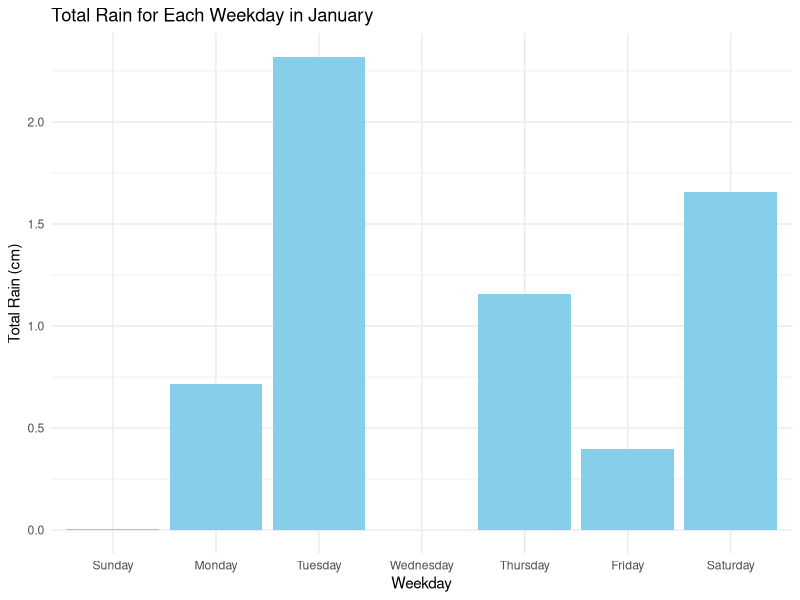
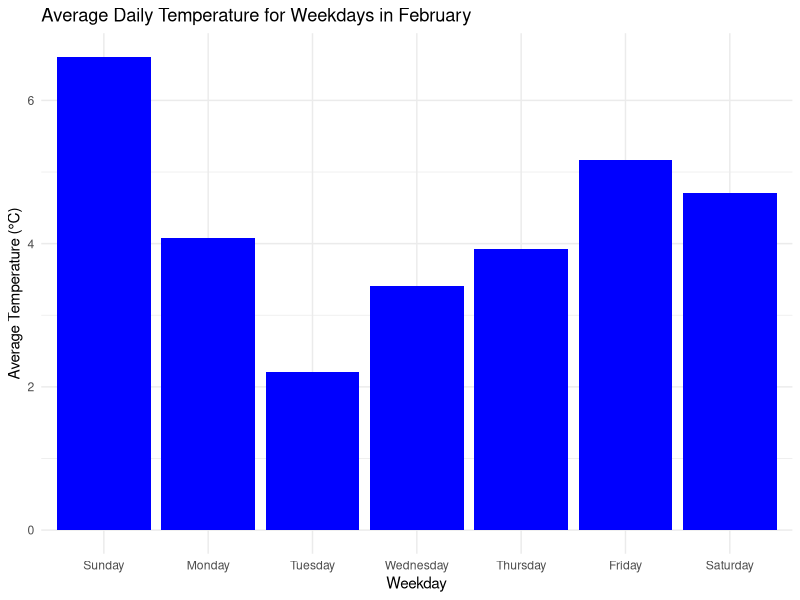
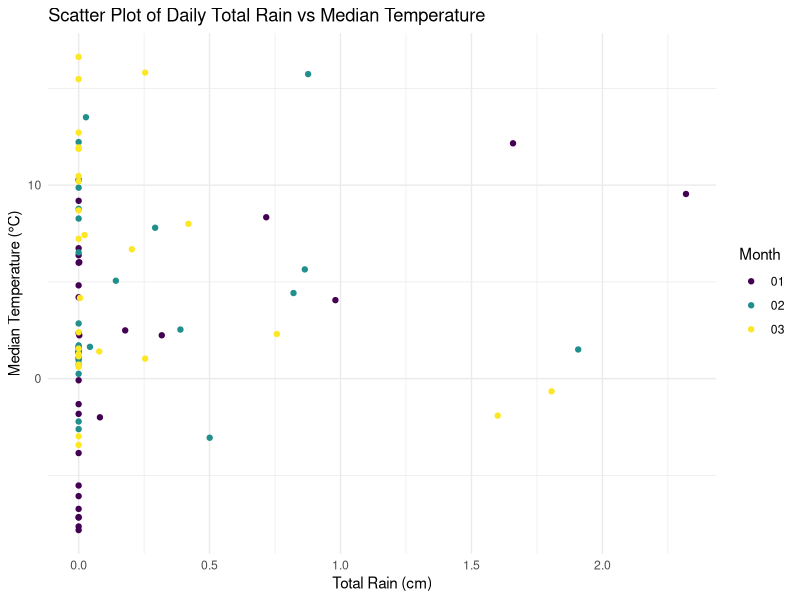

Write the R code that produced these figures, in order. (Note: this script raises an error after producing the figures.)
## ---- chunk 1

library(tidyverse)
library(dplyr)
library(lubridate)

url <- "https://docs.google.com/spreadsheets/d/1Mk1YGH9LqjF7drJE-td1G_JkdADOU0eMlrP01WFBT8s/pub?gid=0&single=true&output=csv"

# Read in the data
rice <- read_csv("RiceRiversCenter_PierWaterQualityData_2014 - Data.csv")

# 1. Make Date object
rice$DateTime <- as.POSIXct(rice$DateTime, format="%m/%d/%Y %I:%M:%S %p")

# 2. Create month and weekday objects
 rice$Month <- format(rice$DateTime, "%m")
    rice$Day <- format(rice$DateTime, "%d")
    rice$Weekday <- weekdays(rice$DateTime)
    
 rice$Month <- factor(rice$Month, levels = sprintf("%02d", 1:12), ordered = TRUE)
 
rice$Weekday <- factor(rice$Weekday, 
                       levels = c("Sunday", "Monday", "Tuesday", "Wednesday", "Thursday", "Friday", "Saturday"), 
                       ordered = TRUE)


# 3. Convert Fahrenheit to Celsius
rice$AirTempC <- (rice$AirTempF - 32) * 5 / 9  


 rice$Rain_cm <- rice$Rain_in * 2.54

# 4. Get rid of extra data
rice <- select(rice, -RecordID, -WindSpeed_mph, -RelHumidity, -AirTempF, -PH_mv, -Rain_in, -Depth_ft)  # Remove unnecessary columns

# 5. Reorder the columns
rice <- rice %>% select(DateTime, Month, Weekday, everything())  # Reorder columns


view(rice)

# 1. Total Rain for Each Weekday in January
january_rain <- rice %>%
  filter(Month == "01") %>%
  group_by(Weekday) %>%
  summarise(Total_Rain = sum(Rain_cm, na.rm = TRUE))

# Plot Total Rain for Each Weekday in January
ggplot(january_rain, aes(x = Weekday, y = Total_Rain)) +
  geom_bar(stat = "identity", fill = "skyblue") +
  labs(title = "Total Rain for Each Weekday in January", x = "Weekday", y = "Total Rain (cm)") +
  theme_minimal()

# 2. Average daily temperature for weekdays in February
february_temp <- rice %>%
  filter(Month == "02") %>%
  group_by(Weekday) %>%
  summarise(Average_Temp = mean(AirTempC, na.rm = TRUE))

# Plot Average daily temperature for weekdays in February
ggplot(february_temp, aes(x = Weekday, y = Average_Temp)) +
  geom_bar(stat = "identity", fill = "blue") +
  labs(title = "Average Daily Temperature for Weekdays in February", x = "Weekday", y = "Average Temperature (°C)") +
  theme_minimal()

# 3. Water depth on Valentine's Day (February 14)
valentine_depth <- rice %>%
  filter(Month == "02", Day == "14") %>%
  summarise(Water_Depth = mean(Depth_m, na.rm = TRUE))

# Display water depth on Valentine's Day
valentine_depth

# 4. Scatter plot of Daily Total Rain and Daily Median Temperature grouped by month
daily_summary <- rice %>%
  group_by(Date = as.Date(DateTime), Month) %>%
  summarise(Total_Rain = sum(Rain_cm, na.rm = TRUE),
            Median_Temp = median(AirTempC, na.rm = TRUE))

# Scatter plot of Daily Total Rain vs Daily Median Temperature
ggplot(daily_summary, aes(x = Total_Rain, y = Median_Temp, color = Month)) +
  geom_point() +
  labs(title = "Scatter Plot of Daily Total Rain vs Median Temperature", x = "Total Rain (cm)", y = "Median Temperature (°C)") +
  theme_minimal()

z # Ensure there are no missing values

# Create a polar plot of wind direction during the week
ggplot(week_of_jan_8, aes(x = WindDir)) +
  geom_histogram(binwidth = 10, fill = "lightblue", color = "black") +
  coord_polar(start = 0) +
  labs(title = "Wind Direction during the Week Containing January 8th", 
       x = "Wind Direction (Degrees)", 
       y = "Frequency") +
  theme_minimal()




